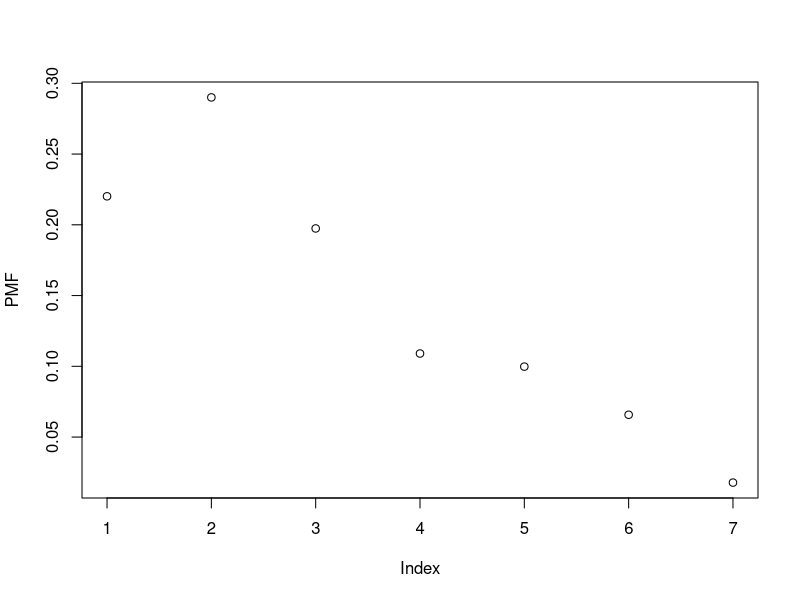
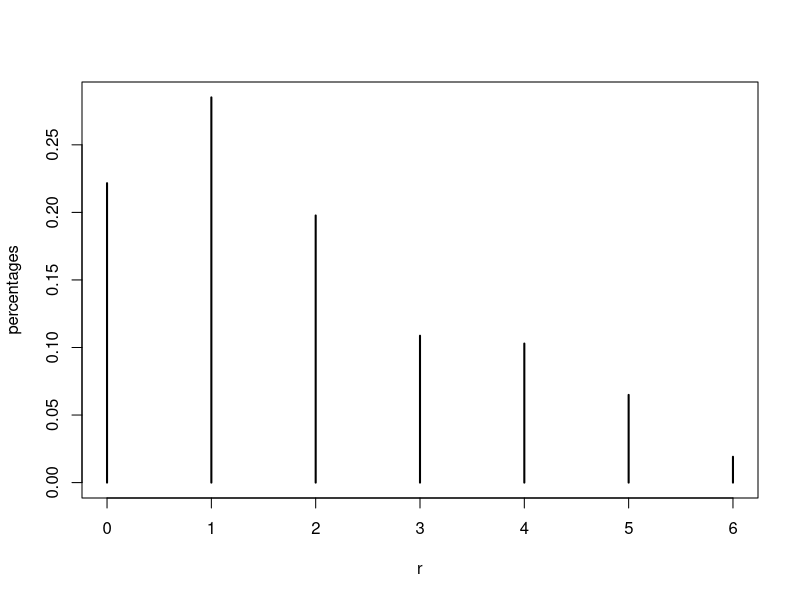
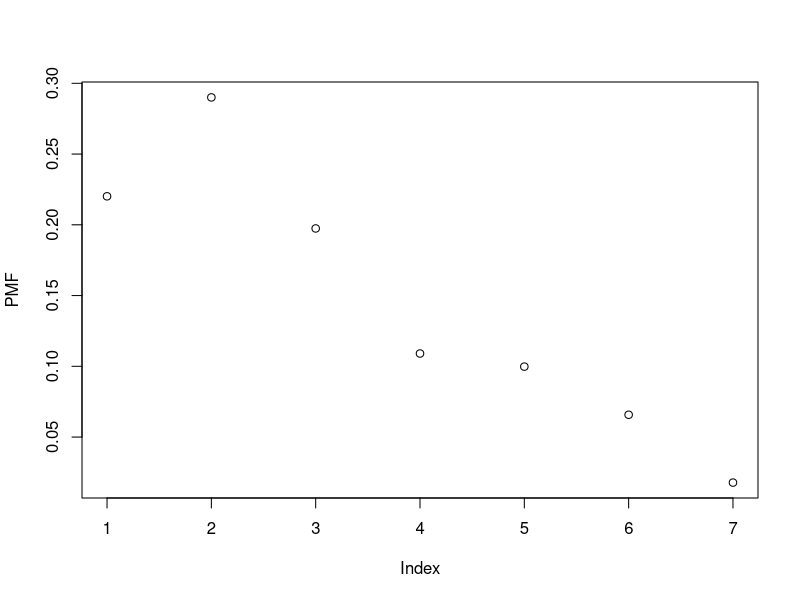

These figures' R source, in order:
## ---- chunk 1
knitr::opts_chunk$set(echo = TRUE)
## ---- chunk 2
j = 1:6
px0 <- dbinom(0,j,.25)
px1 <- dbinom(1,j,.25)
px2 <- dbinom(2,j,.25)
px3 <- dbinom(3,j,.25)
px4 <- dbinom(4,j,.25)
px5 <- dbinom(5,j,.25)
px6 <- dbinom(6,j,.25)

c1matrix <- rbind(px0,px1,px2,px3,px4,px5,px6)

c1matrix
## ---- chunk 3
j = 1:6
px0 <- dbinom(0,j,.75)
px1 <- dbinom(1,j,.75)
px2 <- dbinom(2,j,.75)
px3 <- dbinom(3,j,.75)
px4 <- dbinom(4,j,.75)
px5 <- dbinom(5,j,.75)
px6 <- dbinom(6,j,.75)

c2matrix <- rbind(px0,px1,px2,px3,px4,px5,px6)

c2matrix
## ---- chunk 4
tc1matrix <- t(c1matrix)

tc1matrix

tc2matrix <- t(c2matrix)

tc2matrix
## ---- chunk 5
diea <- c(1/6,1/6,1/6,1/6,1/6,1/6)

pxka <- diea %*% tc1matrix

pxka
## ---- chunk 6
dieb <- c( 0.1,0.3,0.1,0.1,0.3,0.1 )

pxkb <- dieb %*% tc2matrix

pxkb
## ---- chunk 7
diec <- c(0.1, 0.2, 0.1, 0.15, 0.25, 0.2)

pxkc <- diec %*% tc1matrix

pxkc 
## ---- chunk 8
dieD <- c(0.15, 0.2, 0.05, 0.1, 0.2, 0.3)

pxkd <- dieD %*% tc2matrix

pxkd
## ---- chunk 9
PMF <-1/4*c(pxka+pxkb+pxkc+pxkd)  #Making use of the c to turn this back in to a vector data type.

PMF
## ---- chunk 10
sum(PMF)
## ---- chunk 11
plot(PMF)
## ---- chunk 12
PMF[5]
## ---- chunk 13
coin1 <- 0.75
coin2 <- 0.25
die_a <- c(1/6, 1/6, 1/6, 1/6, 1/6, 1/6)
die_b <- c(0.1,0.3,0.1,0.1,0.3,0.1)
die_c <- c(0.1, 0.2, 0.1, 0.15, 0.25, 0.2)
die_d <- c(0.15, 0.2, 0.05, 0.1, 0.2, 0.3)
## ---- chunk 14
Trials <- 10^4  # number of times to run the experiment; start with a small number for debugging
simulate <- function() { # each call to simulate is one trial
  die = c(0,0,0,0,0,0) #Create an empty vector defining our die to manipulate later
  
  N = (sample(1:4,1,replace=FALSE)) #Sample a random number from 1 to 4 to simulate getting 
                                    #one of the four suits from drawing a card
  
  #Assign die and coin accordingly based on card draw
  if(N == 1) { 
    die = die_a
    coin = coin1;
    }
  
  if(N == 2) {                
    die = die_b
    coin = coin2
    }
  
  if(N == 3) {
    die = die_c
    coin = coin1;
    }
  
  if(N == 4) {
    die = die_d
    coin = coin2
    }
  
  N = (sample(1:6,1,replace=FALSE,die)) # roll die
  #Loop through simulating coin flips based on the die roll. Count hte tails
  tails = 0
  for(i in 1:N) {      
    if(runif(1)>coin) { 
      tails = tails+1
    }
  }
  return(tails)
}
r <- replicate(Trials,simulate())  # run experiment many times and store outcomes in a vector
## ---- chunk 15
percentages <- table(r)/Trials  # tabulate frequencies of outcomes
percentages

PMF
## ---- chunk 16
plot(percentages)

plot(PMF)
